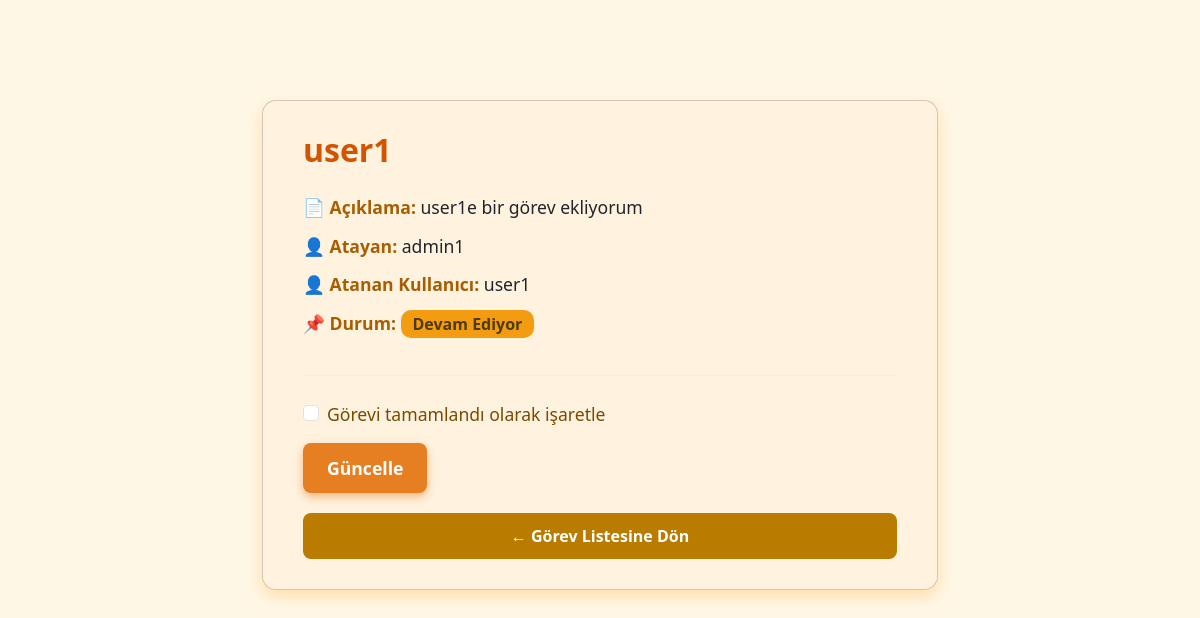
Before: /task/22/ (signed in) with the older database file.
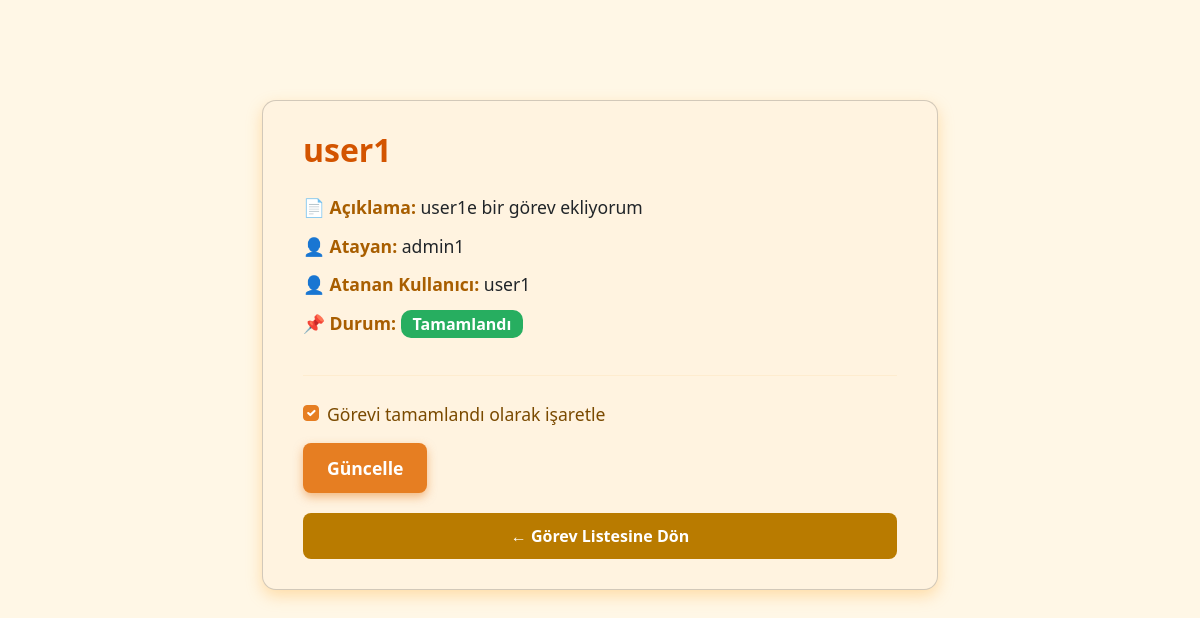
After: the same page with the newer database file.
### core/models.py (models this page shows, shortened)
class Task(models.Model):
    title = models.CharField(max_length=200)
    description = models.TextField()
    completed = models.BooleanField(default=False)
    assigned_to = models.ForeignKey(User, related_name='assigned_tasks', on_delete=models.CASCADE)
    assigned_by = models.ForeignKey(User, related_name='created_tasks', on_delete=models.CASCADE)
    created_at = models.DateTimeField(auto_now_add=True)

### core/views.py (the view)
# urls.py: path('task/<int:pk>/', views.task_detail, name='task_detail'),
@login_required
def task_detail(request, pk):
    task = get_object_or_404(Task, pk=pk)
    profile = request.user.profile
    if profile.role in ['admin', 'superadmin'] or \
       (profile.role == 'supervisor' and task.assigned_to.profile.role == 'user') or \
       task.assigned_to == request.user:
        pass
    else:
        return redirect('task_list')
    if request.method == 'POST':
        completed = request.POST.get('completed') == 'on'
        task.completed = completed
        task.save()
        return redirect('task_detail', pk=task.pk)
    return render(request, 'core/task_detail.html', {'task': task})

### core/templates/core/task_detail.html (shortened to what this page needs)
<!DOCTYPE html>
<html lang="tr">
<head>
    <link href="https://cdn.jsdelivr.net/npm/bootstrap@5.3.0/dist/css/bootstrap.min.css" rel="stylesheet" />
</head>
<body>
<div class="container">
    <div class="card">
        <h2>{{ task.title }}</h2>
        <p><strong>📄 Açıklama:</strong> {{ task.description }}</p>
        <p><strong>👤 Atayan:</strong>
        {% if task.assigned_by %}
          {{ task.assigned_by.username }}
        {% else %}
            (bilgi yok)
        {% endif %}</p>
        <p><strong>👤 Atanan Kullanıcı:</strong> {{ task.assigned_to.username }}</p>
        <p>
            <strong>📌 Durum:</strong>
            {% if task.completed %}
                <span class="badge bg-success">Tamamlandı</span>
            {% else %}
                <span class="badge bg-warning text-dark">Devam Ediyor</span>
            {% endif %}
        </p>
        <hr>
        <form method="post">
            <div class="form-check mb-3">
                <input class="form-check-input" type="checkbox" name="completed" id="completedCheck"
                    {% if task.completed %}checked{% endif %}>
                <label class="form-check-label" for="completedCheck">
                    Görevi tamamlandı olarak işaretle
                </label>
            </div>
            <button type="submit" class="btn btn-primary">Güncelle</button>
        </form>
        <a href="{% url 'task_list' %}" class="btn btn-secondary">← Görev Listesine Dön</a>
    </div>
</div>
</body>
</html>

Changed rows visible on the page:
changed Task "user1": completed "☐" → "☑"
Other visible differences:
text no longer shown: "Devam Ediyor"
text now shown: "Tamamlandı"
